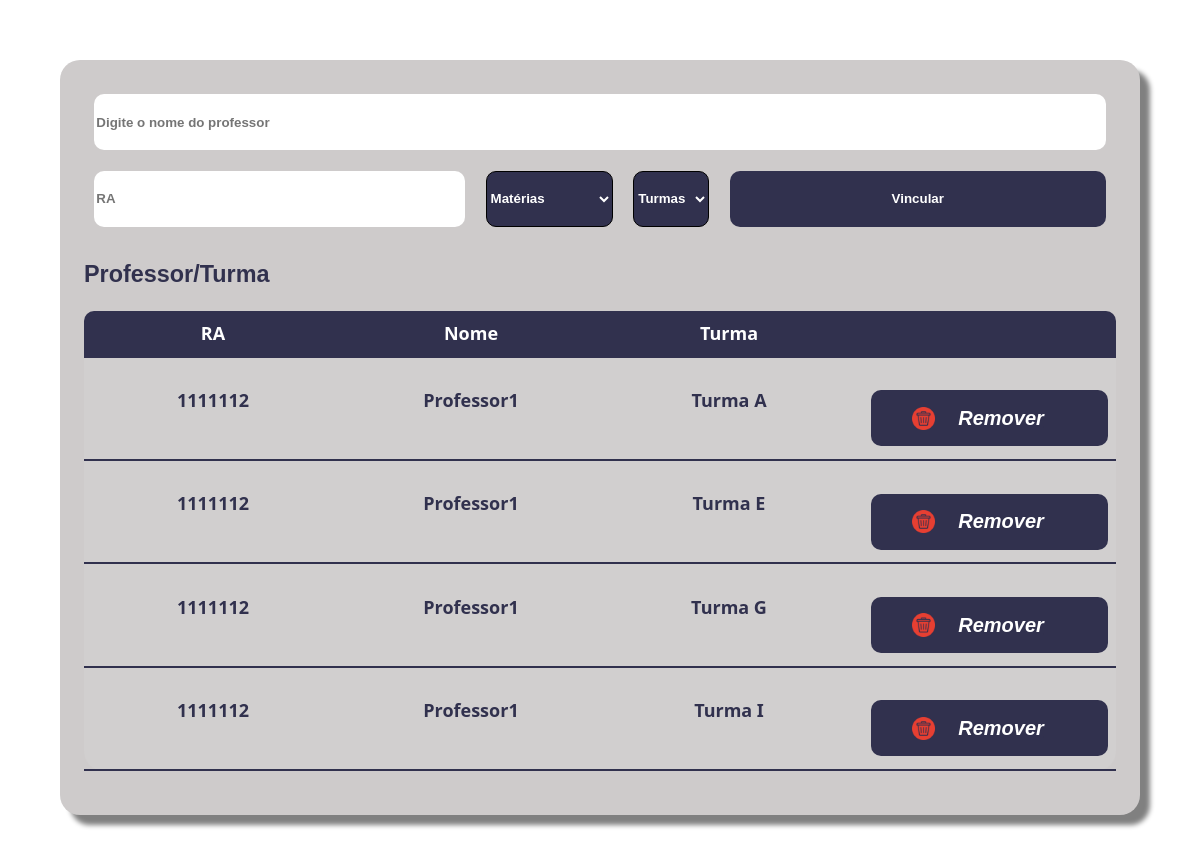
The app's page /Gerente/vincProf.php (signed in) with its own data.
### tables this page shows
CREATE TABLE `professor_turma` (
  `id` int(5) NOT NULL,
  `id_prof` int(9) DEFAULT NULL,
  `id_turma` int(5) DEFAULT NULL
);

CREATE TABLE `turmas` (
  `id` int(3) NOT NULL,
  `desc_turma` varchar(20) DEFAULT NULL
);

### BackEnd/sessao.php (called while the page is built, shortened)
<?php
function getPermission()
{
    try{
        $db = new Conexao();
        return $db->executar("SELECT tipo FROM usuarios WHERE ra = '".$_SESSION[SESSION_USER_RA_ID]."'")[0][0];
    }catch(Exception $e){
        logout();
        header("Location: ../Login/pagLogin.php?ERROR=3");
    }
}

### BackEnd/conexao.php (called while the page is built, shortened)
<?php
class Conexao
{
    private $host = "localhost";
    private $port = "3306";
    private $user = "root";
    private $pass = "";
    private $dbName = "escola_db";
    private $pdo = null;
    public function __construct()
    {
        try {
            $this->pdo = new PDO("mysql:dbname=$this->dbName;host=$this->host;port=$this->port", $this->user, $this->pass);
        } catch (Exception $e) {
            $this->errorCode = $e->getCode();
            error_log(date("d-m-Y H:i:s")." - Falha ao conectar com o banco, código: '" . $e->getCode() . "', Erro: '" . $e->getMessage() . "'.\n", 3, "C:\\xampp\PhpSiteEscolaErrorsLog.log");
        }
    }
    public function executar($sql, $fullObject = false, $autoExec = true)
    {
        $stmt = $this->pdo->prepare($sql);
        if($autoExec || !$fullObject)
            $stmt->execute();
        if ($fullObject) {
            return $stmt;
        } else {
            $result = $stmt->fetchAll();
            return $result;
        }
    }
}

### Gerente/vincProf.php (the view, shortened to what this page needs)
<?php
include_once '../BackEnd/sessao.php';
require_once('../BackEnd/conexao.php');
$db = new Conexao();
?>
<!DOCTYPE html>
<html lang="pt-br">
<head>
    <link rel="stylesheet" href="../index.css">
    <link rel="stylesheet" href="../Cadastrados/tabelas.css">
</head>
<body onclick="hidePopUpsObj();">
    <div id="exib">
        <form method="POST" action="" class="Vincula" autocomplete="off">
            <input type="text" name="filtroNome" id="filtroNome" placeholder="Digite o nome do professor" autocomplete="off" oninput="setFilterInnerHTML(filterText(this.value,dbNomesProf),'filtersNome',estructureInitFilterNome,estrctureFinalFilterNome); viewObj('filtersNome'); if(this.value == '')hideObj('filtersNome');">
        </form>
        <form method="POST" action="../BackEnd/processVincProf.php" class="Vincula" autocomplete="off">
            <input type="text" name="raProf" id="raProf" placeholder="RA" autocomplete="off" oninput="setFilterInnerHTML(filterText(this.value,dbRaProf),'filtersRa',estructureInitFilterRA,estrctureFinalFilterRA); viewObj('filtersRa'); if(this.value == '')hideObj('filtersRa');">
            <select name='materias' style='border: 1px solid black; width: 150px;'>
                <option value="">Matérias </option>
            </select>
            <select name='turmas' style='border: 1px solid black; width: 150px;'>
                <option value="">Turmas </option>
            </select>
            <input type="submit" name="submit" id="submit" class="btnVinc" value="Vincular">
        </form>
        <h3>Professor/Turma</h3>
        <div class="dados" style="box-shadow: none;">
            <div class="titulos">
                <p>
                    <span>RA</span>
                    <span>Nome</span>
                    <span>Turma</span>
                    <span></span>
                </p>
            </div>
            <?php
            $result = $db->executar("SELECT p.ra AS ra, p.nome AS nome, t.desc_turma AS turma, pt.id as id FROM view_professores as p JOIN professor_turma AS pt ON p.id = pt.id_prof JOIN turmas as t ON pt.id_turma = t.id");
            $nomeProfessores = $result;
            foreach ($nomeProfessores as $professores) {
                $ra = $professores['ra'];
                $nome = $professores['nome'];
                $turma = $professores['turma'];
                $id = $professores['id'];
                echo "<p><span>{$ra}</span><span>{$nome}</span><span>{$turma}</span><span><a onclick='var msg = new MsgBox(); msg.showInLine({_idName: `msg1`, _type: msg.SET_TYPE_TEXT, _menssagem: `Desvincular professor?`, _title: `Aviso`, _btnOkName: `Sim`, _btnOkHref: `../BackEnd/processVincProf.php?remove&id=$id`, _btnCancelName:`Não`, _autoDestroy: true});' ><button><img src='../imgs/iconLixeira.png'><i>Remover</i></button></a></span></p>";
            }
            ?>
        </div>
    </div>
</body>
</html>

### index.css (style rules this page uses)
* { font-family: 'Lucida Sans', 'Lucida Sans Regular', 'Lucida Grande', 'Lucida Sans Unicode', Geneva, Verdana, sans-serif; box-sizing: border-box; font-weight: 700; }
body { margin: 0; display: flex; }
#exib { width: 90%; margin: 5%; overflow: auto; background-color: rgb(206, 203, 203); box-shadow: 10px 10px 5px gray; border-radius: 20px; color: rgb(49, 49, 78); font-size: 20px; padding: 2%; }
.Vincula { display: flex; justify-content: space-between; }
.Vincula input,select,button { width: 100%; height: 7vh; margin: 1%; border: none; border-radius: 10px; }
.Vincula button,select { color: white; background-color: rgb(49, 49, 78); }
#submit { color: white; background-color: rgb(49, 49, 78); }
.dados button { background-color: rgb(49, 49, 78); color: white; font-size: 20px; padding: 1%; display: flex; align-items: center; justify-content: center; text-decoration: underline rgb(49, 49, 78); }
.dados button img { width: 10%; }
.dados i { margin: 10%; }

### Cadastrados/tabelas.css (style rules this page uses)
.dados { background-color: rgb(209, 207, 207); border-radius: 20px; box-shadow: 10px 10px 5px gray; }
.dados p { display: flex; width: 100%; justify-content: space-between; }
.dados p span { width: 100%; font-size: 18px; font-family: 'Segoe UI', Tahoma, Geneva, Verdana, sans-serif; padding: 1%; text-align: center; font-weight: 600; border-bottom: 2px solid rgb(49, 49, 78); }
.titulos { background-color: rgb(49, 49, 78); color: white; border-radius: 10px 10px 0px 0px; }

### records on screen
professor_turma: ra "1111112", nome "Professor1", id_turma.desc_turma "Turma A"
professor_turma: ra "1111112", nome "Professor1", id_turma.desc_turma "Turma E"
professor_turma: ra "1111112", nome "Professor1", id_turma.desc_turma "Turma G"
professor_turma: ra "1111112", nome "Professor1", id_turma.desc_turma "Turma I"
